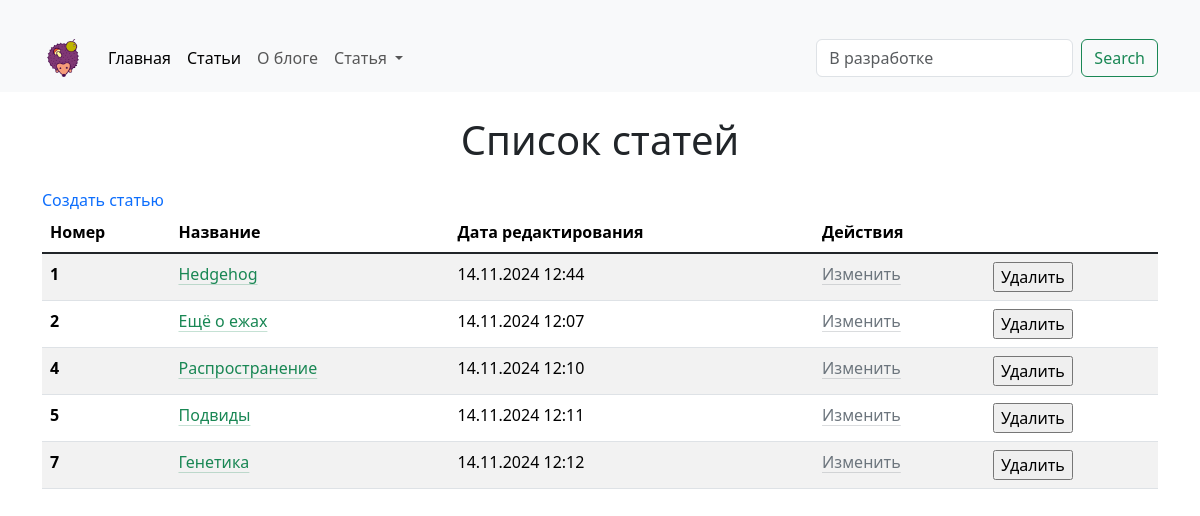
/articles/, run on an earlier commit of the app's database.
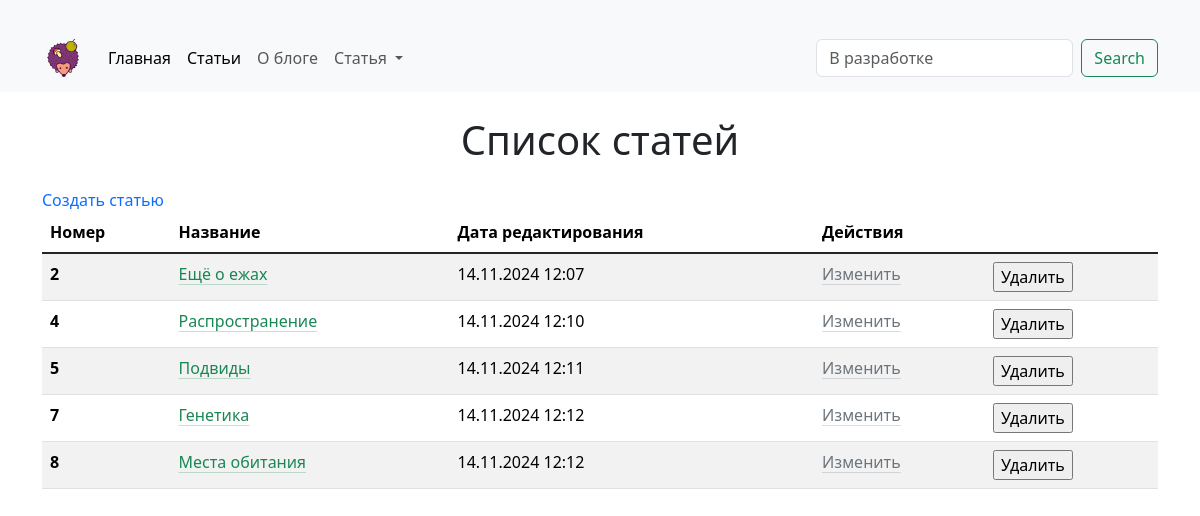
And on a later commit of the database.
### hexlet_django_blog/article/models.py (models this page shows, shortened)
class Article(models.Model):
    name = models.CharField(max_length=100)  # название статьи
    body = models.TextField()  # тело статьи
    created_at = models.DateTimeField(auto_now_add=True)
    updated_at = models.DateTimeField(auto_now=True)

### hexlet_django_blog/article/views.py (the view)
# urls.py: path("", views.ArticleView.as_view(), name="articles_list"),
class ArticleView(View):
    def get(self, request, *args, **kwargs):
        articles = Article.objects.all()[:5]
        return render(
            request,
            "articles/index.html",
            context={
                "articles": articles,
            },
        )

### hexlet_django_blog/templates/articles/index.html (shortened to what this page needs)
{% extends "base.html" %}
{% block header %}Список статей{% endblock %}
{% block content %}
<a class="link-primary link-underline-opacity-0" href="{% url 'article_create' %}">Создать статью</a>
<table class="table table-striped">
    <thead>
        <tr>
            <th scope="col">Номер</th>
            <th scope="col">Название</th>
            <th scope="col">Дата редактирования</th>
            <th colspan="2">Действия</th>
        </tr>
    </thead>
    <tbody class="table-group-divider">
        {% for article in articles %}
        <tr>
            <th class="px-2" scope="row">{{ article.id }}</th>
            <td class="px-2"><a
                    class="link-success link-offset-2 link-underline-opacity-25 link-underline-opacity-100-hover"
                    href="{% url 'article_info' article.id %}">{{ article.name }}</a></td>
            <td class="px-2">{{ article.updated_at|date:"d.m.Y H:i" }}</td>
            <td class="px-2">
                <h7><a class="link-secondary link-offset-2 link-underline-opacity-25 link-underline-opacity-100-hover"
                        href="{% url 'article_update' article.id %}">Изменить</a></h7>
            </td>
            <td>
                <form action="{% url 'article_delete' article.id %}" method="get">
                    <input type="submit" value="Удалить">
                </form>
            </td>
        </tr>
        {% endfor %}
    </tbody>
</table>
{% endblock %}

What changed in the data, as far as the page shows it:
removed Article: id "1", name "Hedgehog", updated_at "14.11.2024 12:44"
now on this page (row unchanged): Article: id "8", name "Места обитания", updated_at "14.11.2024 12:12"
